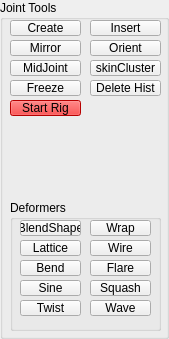
     <widget class="QGroupBox" name="jointTololsGroupBox">
      <property name="geometry">
       <rect>
        <x>350</x>
        <y>0</y>
        <width>169</width>
        <height>339</height>
       </rect>
      </property>
      <property name="title">
       <string>Joint Tools</string>
      </property>
      <widget class="QPushButton" name="createJointButton">
       <property name="geometry">
        <rect>
         <x>10</x>
         <y>20</y>
         <width>71</width>
         <height>16</height>
        </rect>
       </property>
       <property name="text">
        <string>Create</string>
       </property>
      </widget>
      <widget class="QPushButton" name="insertButton">
       <property name="geometry">
        <rect>
         <x>90</x>
         <y>20</y>
         <width>71</width>
         <height>16</height>
        </rect>
       </property>
       <property name="text">
        <string>Insert</string>
       </property>
      </widget>
      <widget class="QPushButton" name="mirrorButton">
       <property name="geometry">
        <rect>
         <x>10</x>
         <y>40</y>
         <width>71</width>
         <height>16</height>
        </rect>
       </property>
       <property name="text">
        <string>Mirror</string>
       </property>
      </widget>
      <widget class="QPushButton" name="midJointButton">
       <property name="geometry">
        <rect>
         <x>10</x>
         <y>60</y>
         <width>71</width>
         <height>16</height>
        </rect>
       </property>
       <property name="text">
        <string>MidJoint</string>
       </property>
      </widget>
      <widget class="QGroupBox" name="deformersGroupBox">
       <property name="geometry">
        <rect>
         <x>10</x>
         <y>200</y>
         <width>151</width>
         <height>131</height>
        </rect>
       </property>
       <property name="title">
        <string>Deformers</string>
       </property>
       <widget class="QPushButton" name="blendShapeButton">
        <property name="geometry">
         <rect>
          <x>10</x>
          <y>20</y>
          <width>61</width>
          <height>16</height>
         </rect>
        </property>
        <property name="text">
         <string>BlendShape</string>
        </property>
       </widget>
       <widget class="QPushButton" name="wrapButton">
        <property name="geometry">
         <rect>
          <x>80</x>
          <y>20</y>
          <width>61</width>
          <height>16</height>
         </rect>
        </property>
        <property name="text">
         <string>Wrap</string>
        </property>
       </widget>
       <widget class="QPushButton" name="wireButton">
        <property name="geometry">
         <rect>
          <x>80</x>
          <y>40</y>
          <width>61</width>
          <height>16</height>
         </rect>
        </property>
        <property name="text">
         <string>Wire</string>
        </property>
       </widget>
       <widget class="QPushButton" name="latticeButton">
        <property name="geometry">
         <rect>
          <x>10</x>
          <y>40</y>
          <width>61</width>
          <height>16</height>
         </rect>
        </property>
        <property name="text">
         <string>Lattice</string>
        </property>
       </widget>
       <widget class="QPushButton" name="squashButton">
        <property name="geometry">
         <rect>
          <x>80</x>
          <y>80</y>
          <width>61</width>
          <height>16</height>
         </rect>
        </property>
        <property name="text">
         <string>Squash</string>
        </property>
       </widget>
       <widget class="QPushButton" name="flareButton">
        <property name="geometry">
         <rect>
          <x>80</x>
          <y>60</y>
          <width>61</width>
          <height>16</height>
         </rect>
        </property>
        <property name="text">
         <string>Flare</string>
        </property>
       </widget>
       <widget class="QPushButton" name="bendButton">
        <property name="geometry">
         <rect>
          <x>10</x>
          <y>60</y>
          <width>61</width>
          <height>16</height>
         </rect>
        </property>
        <property name="text">
         <string>Bend</string>
        </property>
       </widget>
       <widget class="QPushButton" name="sineButton">
        <property name="geometry">
         <rect>
          <x>10</x>
          <y>80</y>
          <width>61</width>
          <height>16</height>
         </rect>
        </property>
        <property name="text">
         <string>Sine</string>
        </property>
       </widget>
       <widget class="QPushButton" name="twistButton">
        <property name="geometry">
         <rect>
          <x>10</x>
          <y>100</y>
          <width>61</width>
          <height>16</height>
         </rect>
        </property>
        <property name="text">
         <string>Twist</string>
        </property>
       </widget>
       <widget class="QPushButton" name="waveButton">
        <property name="geometry">
         <rect>
          <x>80</x>
          <y>100</y>
          <width>61</width>
          <height>16</height>
         </rect>
        </property>
        <property name="text">
         <string>Wave</string>
        </property>
       </widget>
      </widget>
      <widget class="QPushButton" name="skinClusterButton">
       <property name="geometry">
        <rect>
         <x>90</x>
         <y>60</y>
         <width>71</width>
         <height>16</height>
        </rect>
       </property>
       <property name="text">
        <string>skinCluster</string>
       </property>
      </widget>
      <widget class="QPushButton" name="startRigButton">
       <property name="geometry">
        <rect>
         <x>10</x>
         <y>100</y>
         <width>71</width>
         <height>16</height>
        </rect>
       </property>
       <property name="styleSheet">
        <string notr="true">background-color: rgb(255, 0, 0);</string>
       </property>
       <property name="text">
        <string>Start Rig</string>
       </property>
      </widget>
      <widget class="QPushButton" name="orientButton">
       <property name="geometry">
        <rect>
         <x>90</x>
         <y>40</y>
         <width>71</width>
         <height>16</height>
        </rect>
       </property>
       <property name="text">
        <string>Orient</string>
       </property>
      </widget>
      <widget class="QPushButton" name="freezeButton">
       <property name="geometry">
        <rect>
         <x>10</x>
         <y>80</y>
         <width>71</width>
         <height>16</height>
        </rect>
       </property>
       <property name="text">
        <string>Freeze</string>
       </property>
      </widget>
      <widget class="QPushButton" name="deleteHistoryButton">
       <property name="geometry">
        <rect>
         <x>90</x>
         <y>80</y>
         <width>71</width>
         <height>16</height>
        </rect>
       </property>
       <property name="text">
        <string>Delete Hist</string>
       </property>
      </widget>
     </widget>
